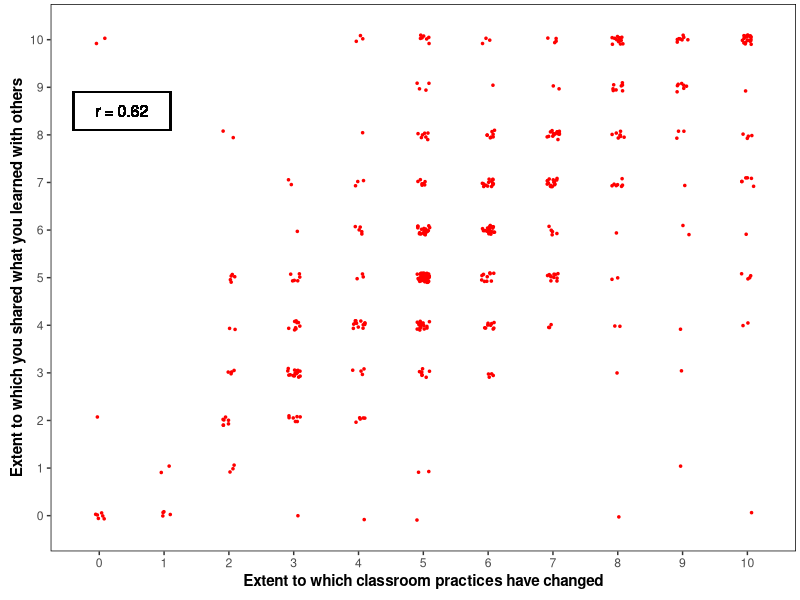

Here is the R script that generated this plot: (Note: this script raises an error after producing the figure.)

library(ggplot2)
library(gtable)

adra = read.csv("adra.csv")

# Calculate correlation between the two variables
cor <- cor(adra$q19, adra$q20)

# Main scatterplot (with correlation insert)
p1 <- ggplot(adra, aes(factor(q19), factor(q20))) + 
 geom_jitter(pch = 20, size = 1, colour = "red",
      position = position_jitter(width = 0.1, height = 0.1)) +
   scale_x_discrete("Extent to which classroom practices have changed", 
      breaks = 0:10, expand = c(0,0.75)) +
   scale_y_discrete("Extent to which you shared what you learned with others", 
      breaks = 0:10, expand = c(0,0.75)) +
   geom_text(x = (0.6 + 2.1)/2, y = (9.1 + 9.9)/2,
      label = paste("r = ", round(cor, 2), sep = ""), size = 4) +
   geom_rect(xmin = .6, xmax = 2.1, ymin = 9.1, ymax = 9.9, colour = "black", fill = NA) +
   theme_bw() +
   theme(panel.grid.minor = element_blank(),
    panel.grid.major = element_blank(),
    panel.border = element_rect(colour = "black"),
    axis.title.x = element_text(face = "bold"),
    axis.title.y = element_text(face = "bold", angle = 90),
    plot.margin= unit(c(.2, .2, .5, .5), "lines"))

# Horizontal marginal hhistogram - to appear at the top of the chart
p2 <- ggplot(adra, aes(x = factor(q19))) + 
    geom_histogram(stat = "bin", fill = "skyblue") + 
    scale_x_discrete(breaks = 0:10, expand = c(0, 0.75)) +
    theme_bw() + 
    theme(panel.grid.minor = element_blank(),
     panel.grid.major = element_blank(),
     axis.text = element_blank(),
     axis.title = element_blank(),
     axis.ticks =  element_blank(),
     panel.border = element_rect(colour = NA),
     plot.margin= unit(c(1, .2, -1, 0.5), "lines"))

# Vertical marginal histogram - to appear at the right of the chart
p3 <- ggplot(adra, aes(x = factor(q20))) + 
     geom_histogram(stat = "bin", fill = "skyblue") + 
     scale_x_discrete(breaks = 0:10, expand = c(0, 0.75)) +
     coord_flip() +
     theme_bw() + 
     theme(panel.grid.minor = element_blank(),
      panel.grid.major = element_blank(),
      axis.text = element_blank(),
      axis.title = element_blank(),
      axis.ticks =  element_blank(),
      panel.border = element_rect(colour = NA),
      plot.margin= unit(c(.2, 1, 0.5, -1), "lines"))

# Get the gtables
gt1 <- ggplot_gtable(ggplot_build(p1))
gt2 <- ggplot_gtable(ggplot_build(p2))
gt3 <- ggplot_gtable(ggplot_build(p3))

# Get maximum widths and heights for x-axis and y-axis title and text
maxWidth = unit.pmax(gt1$widths[2:3], gt2$widths[2:3])
maxHheight = unit.pmax(gt1$heights[4:5], gt3$heights[4:5])

# Set the maximums in the gtables for gt1, gt2 and gt3
gt1$widths[2:3] <- as.list(maxWidth)
gt2$widths[2:3] <- as.list(maxWidth)

gt1$heights[4:5] <- as.list(maxWidth)
gt3$heights[4:5] <- as.list(maxWidth)

# Combine the scatterplot with the two marginal boxplots
# Create a new gtable
gt <- gtable(widths = unit(c(7, 1), "null"), height = unit(c(1, 7), "null"))

# Instert gt1, gt2 and gt3 into the new gtable
gt <- gtable_add_grob(gt, gt1, 2, 1)
gt <- gtable_add_grob(gt, gt2, 1, 1)
gt <- gtable_add_grob(gt, gt3, 2, 2)

# And render the plot
grid.newpage()
grid.draw(gt)

grid.rect(x = 0.5, y = 0.5, height = .995, width = .995, default.units = "npc",
      gp = gpar(col="black", fill = NA, lwd = 1)) 

